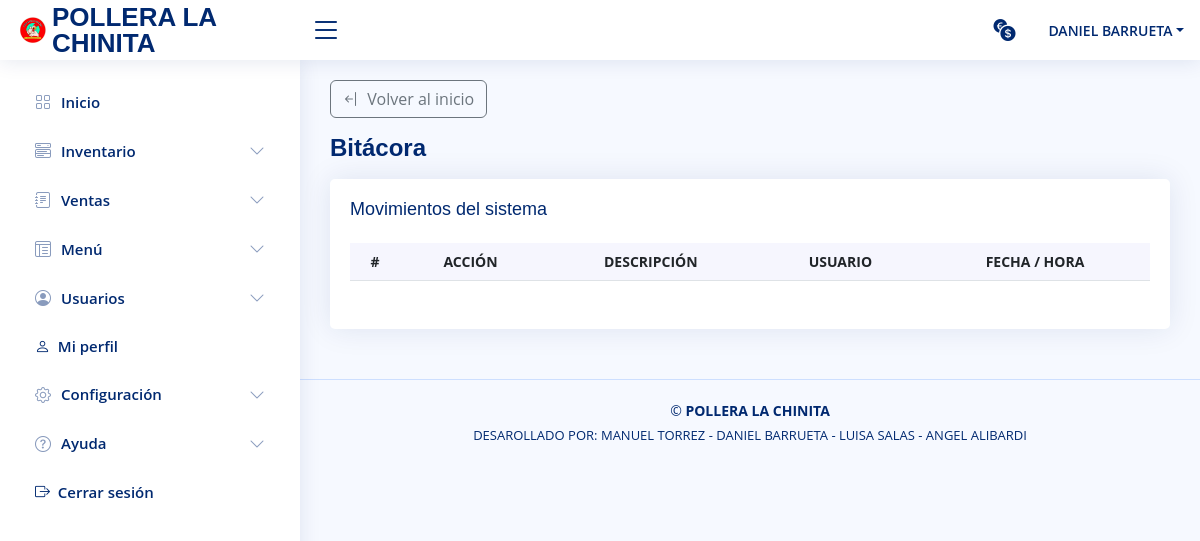
/vista/bitacora.php (signed in), run on an earlier commit of the app's database.
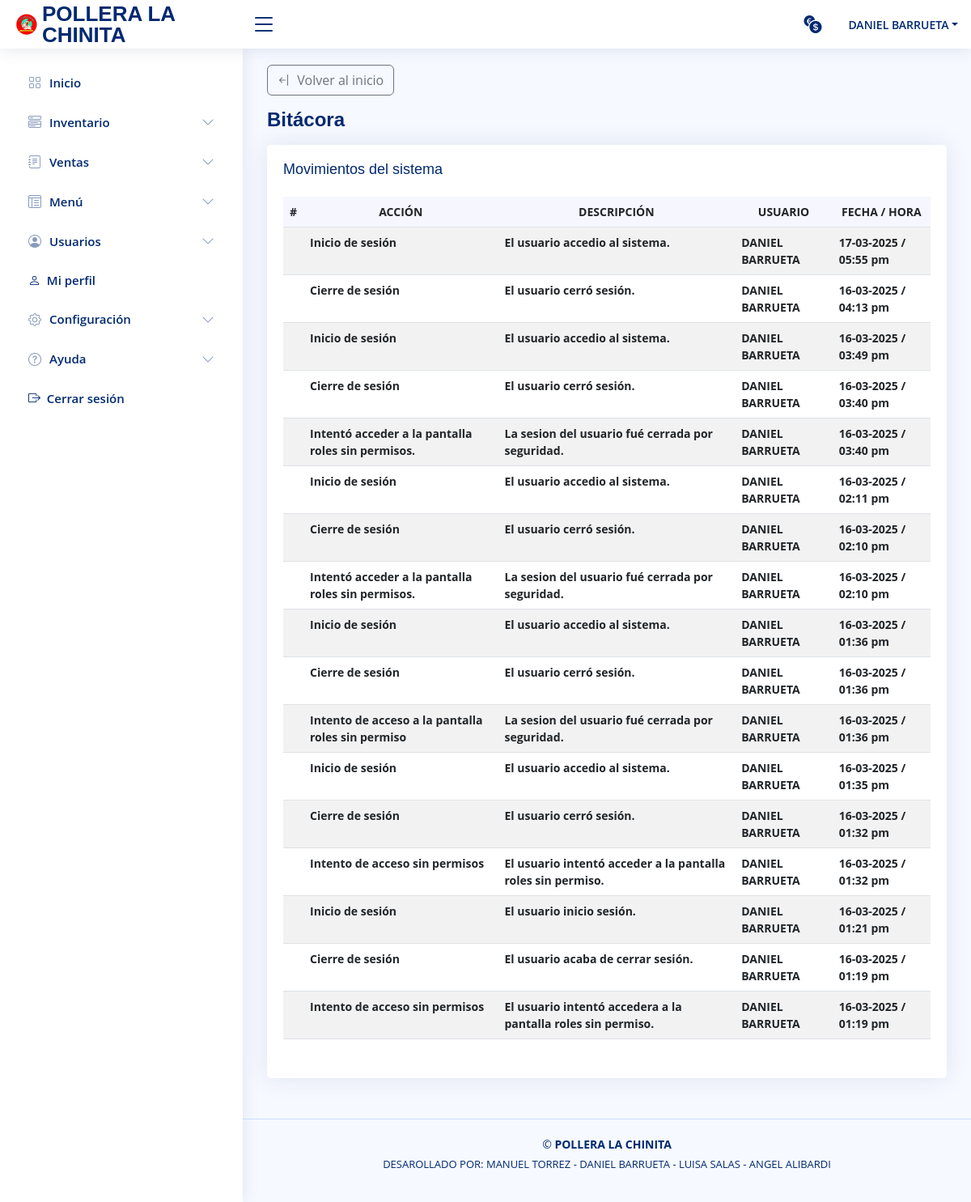
And on a later commit of the database.
### tables this page shows
CREATE TABLE `bitacora` (
  `id` int NOT NULL,
  `fecha_hora` datetime NOT NULL,
  `accion` varchar(100) NOT NULL,
  `mensaje` varchar(200) NOT NULL,
  `id_usuario` int NOT NULL
);

CREATE TABLE `usuario` (
  `id_usuario` int NOT NULL,
  `cedula` varchar(10) NOT NULL,
  `nombre` varchar(50) NOT NULL,
  `apellido` varchar(50) NOT NULL,
  `correo` varchar(70) NOT NULL,
  `contraseña` varchar(20) NOT NULL,
  `telefono` varchar(11) NOT NULL,
  `direccion` varchar(70) NOT NULL,
  `ultima_sesion` date DEFAULT NULL,
  `sesion_activa` tinyint NOT NULL,
  `inhabilitado` tinyint NOT NULL,
  `primer_inicio` tinyint(1) NOT NULL,
  `id_rol` int NOT NULL,
  `estado` int NOT NULL
);

### modelo/modeloPrincipal.php (called while the page is built, shortened)
<?php
class modeloPrincipal {
    public static function Conexion(){
        if(!$con = mysqli_connect(SERVER, USER, PASSWORD)){
            die("Los datos de conexión con la base de datos ingresados son incorrectos, por favor verifique");
        }
        mysqli_set_charset($con, "utf8");
        return $con;
    }
    public static function consultar($query) {
        if (!$consul = mysqli_query(Self::Conexion(),$query)) {
            mysqli_query(Self::Conexion(),"ROLLBACK;");
            die(mysqli_error($query).' Error en la consulta SQL ejecutada ');
        }else{
            mysqli_query(Self::Conexion(),"COMMIT;");
        }
        return $consul;
    }
}

### vista/bitacora.php (the view, shortened to what this page needs)
<?php
include_once("../modelo/modeloPrincipal.php");
if (!isset($_SESSION['logged_in']) || $_SESSION['logged_in'] !== true) {
	header('Location: ../index.php');
	exit();
}else{ ?>
  <!DOCTYPE html>
  <html lang="en">
    <head>
      <?php
        include_once("../include/css_include.php"); ?>
    </head>
    <body>
      <?php
        include_once("../include/header.php");
        include_once("../include/sliderbar.php");
        $consulta = modeloPrincipal::consultar("SELECT B.*, U.nombre, U.apellido FROM bitacora AS B
          INNER JOIN usuario AS U ON B.id_usuario = U.id_usuario ORDER BY id DESC");
        ?>
      <main id="main" class="main">
        <div class="pagetitle">
          <a class="btn btn-outline-secondary bi bi-arrow-bar-left" href="./inicio.php">&nbsp; Volver al inicio</a>
          <h1 class="my-3">Bitácora</h1>
        </div>
        <section class="section dashboard">
          <div class="row">
            <div class="col-12">
              <div class="card top-selling pb-3">
                <div class="card-body pb-0">
                  <h5 class="card-title">Movimientos del sistema</h5>
                  <div class="table table-responsive">
                    <table class="table table-striped datatable" id="example">
                      <thead>
                        <tr>
                          <th class="text-center col" scope="col">#</th>
                          <th class="text-center col" scope="col">ACCIÓN</th>
                          <th class="text-center col" scope="col">DESCRIPCIÓN</th>
                          <th class="text-center col" scope="col">USUARIO</th>
                          <th class="col text-center" scope="col">FECHA / HORA</th>
                        </tr>
                      </thead>
                      <tbody>
                          <?php
                            while($row = mysqli_fetch_assoc($consulta)) { ?>
                              <tr>
                                <th class="col" scope="col"></th>
                                <th class="col" scope="col"><?= $row['accion'] ?></th>
                                <th class="col" scope="col"><?= $row['mensaje'] ?></th>
                                <th class="col" scope="col"><?= $row['nombre'].' '.$row['apellido'] ?></th>
                                <th class="col" scope="col"><?= date('d-m-Y / h:i a', strtotime($row['fecha_hora'])) ?></th>
                              </tr>
                          <?php } ?>
                        </tbody>
                    </table>
                  </div>
                </div>
              </div>
            </div>
          </div>
        </section>
      </main>
      <?php
        include_once("../include/footer.php");
        include_once("../include/scripts_include.php"); ?>
    </body>
  </html>
<?php } ?>

### include/css_include.php (shortened to what this page needs)
<link href="./css/sweet-alert.css" rel="stylesheet">
<link href="./css/bootstrap.min.css" rel="stylesheet">
<link href="./css/main.css" rel="stylesheet">
<link href="./css/material-design-iconic-font.min.css" rel="stylesheet">
<link href="./css/bootstrap-icons.css" rel="stylesheet">
<link rel="stylesheet" href="css/dataTables.bootstrap5.min.css">
<link href="assets/css/style.css" rel="stylesheet">
<link rel="stylesheet" href="./css/select2.min.css">

### include/header.php (shortened to what this page needs)
<header id="header" class="header fixed-top d-flex align-items-center">
  <div class="d-flex align-items-center justify-content-between">
    <a href="./inicio.php" class="logo d-flex align-items-center ">
      <img src="img/logo.png" alt="">
      <span class="d-none d-lg-block">POLLERA LA CHINITA</span>
    </a>
    <i class="bi bi-list toggle-sidebar-btn"></i>
  </div>
  <nav class="header-nav ms-auto">
    <ul class="d-flex align-items-center">
      <li class="nav-item dropdown">
        <a class="nav-link nav-icon" href="" data-bs-toggle="dropdown">
          <i class="bi bi-currency-exchange"></i>
        </a>
      </li>
      <li class="nav-item dropdown pe-3">
        <a class="nav-link nav-profile d-flex align-items-center pe-0" href="" data-bs-toggle="dropdown">
          <span class="d-none d-md-block dropdown-toggle ps-2"><?php echo $_SESSION['nombre'], " ", $_SESSION['apellido']; ?></span>
        </a>
      </li>
    </ul>
  </nav>
</header>

### include/sliderbar.php (shortened to what this page needs)
<aside id="sidebar" class="sidebar">
  <ul class="sidebar-nav" id="sidebar-nav">
    <li class="nav-item">
      <a class="nav-link collapsed" href="inicio.php">
        <i class="bi bi-grid"></i>
        <span>Inicio</span>
      </a>
    </li>
    <li class="nav-item">
      <a class="nav-link collapsed" data-bs-target="#components-nav" data-bs-toggle="collapse" href="#">
        <i class="bi bi-menu-button-wide"></i>
        <span>Inventario</span>
        <i class="bi bi-chevron-down ms-auto"></i>
      </a>
    </li>
    <li class="nav-item">
      <a class="nav-link collapsed" data-bs-target="#forms-nav" data-bs-toggle="collapse" href="#">
        <i class="bi bi-journal-text"></i><span>Ventas</span><i class="bi bi-chevron-down ms-auto"></i>
      </a>
    </li>
    <li class="nav-item">
      <a class="nav-link collapsed" data-bs-target="#tables-nav" data-bs-toggle="collapse" href="#">
        <i class="bi bi-layout-text-window-reverse"></i> <span>Menú</span> <i class="bi bi-chevron-down ms-auto"></i>
      </a>
    </li>
    <?php if ($_SESSION["id_rol"] < "3") {?>
      <li class="nav-item">
        <a class="nav-link collapsed" data-bs-target="#user-list" data-bs-toggle="collapse" href="#">
          <i class="bi bi-person-circle"></i><span>Usuarios</span><i class="bi bi-chevron-down ms-auto"></i>
        </a>
      </li>
    <?php } ?>
    <li class="nav-item">
      <a class="nav-link collapsed bi bi-person" href="./mi_perfil.php">&nbsp; Mi perfil</a>
    </li>
    <?php if ($_SESSION["rol"] < "3") {?>
      <li class="nav-item">
        <a class="nav-link collapsed" data-bs-target="#setting-nav" data-bs-toggle="collapse" href="#">
          <i class="bi bi-gear"></i>
          <span>Configuración</span>
          <i class="bi bi-chevron-down ms-auto"></i>
        </a>
      </li>
    <?php } ?>
    <li class="nav-item">
      <a class="nav-link collapsed" data-bs-target="#ayuda-nav" data-bs-toggle="collapse" href="#">
        <i class="bi bi-question-circle"></i>
        <span>Ayuda</span>
        <i class="bi bi-chevron-down ms-auto"></i>
      </a>
    </li>
    <li class="nav-item">
      <button class="nav-link collapsed bi bi-box-arrow-right btn-exit-system">&nbsp; Cerrar sesión</button>
    </li>
  </ul>
</aside>

### include/footer.php (shortened to what this page needs)
<footer id="footer" class="footer">
  <div class="copyright">
    &copy; <strong><span>POLLERA LA CHINITA</span></strong>
  </div>
  <div class="credits">
    <p>DESAROLLADO POR: MANUEL TORREZ - DANIEL BARRUETA - LUISA SALAS - ANGEL ALIBARDI </p>
  </div>
</footer>

### vista/css/main.css (style rules this page uses)
* { margin: 0; padding: 0; box-sizing: border-box; -moz-box-sizing: border-box; }

### vista/assets/css/style.css (style rules this page uses)
:root { scroll-behavior: smooth; }
body { font-family: "Open Sans", sans-serif; background: #f6f9ff; color: #444444; }
a { color: #4154f1; text-decoration: none; }
h1, h2, h3, h4, h5, h6 { font-family: "Nunito", sans-serif; }
#main { margin-top: 60px; padding: 20px 30px; transition: all 0.3s; }
.pagetitle { margin-bottom: 10px; }
.pagetitle h1 { font-size: 24px; margin-bottom: 0; font-weight: 600; color: #012970; }
.card { margin-bottom: 30px; border: none; border-radius: 5px; box-shadow: 0px 0 30px rgba(1, 41, 112, 0.1); }
.card-title { padding: 20px 0 15px 0; font-size: 18px; font-weight: 500; color: #012970; font-family: "Poppins", sans-serif; }
.card-body { padding: 0 20px 20px 20px; }
.logo { line-height: 1; }
@media (min-width: 1200px) { .logo { width: 280px; } }
.logo img { max-height: 26px; margin-right: 6px; }
.logo span { font-size: 26px; font-weight: 700; color: #012970; font-family: "Nunito", sans-serif; }
.header { transition: all 0.5s; z-index: 997; height: 60px; box-shadow: 0px 2px 20px rgba(1, 41, 112, 0.1); background-color: #fff; padding-left: 20px; }
.header .toggle-sidebar-btn { font-size: 32px; padding-left: 10px; cursor: pointer; color: #012970; }
.header-nav ul { list-style: none; }
.header-nav>ul { margin: 0; padding: 0; }
.header-nav .nav-icon { font-size: 22px; color: #012970; margin-right: 25px; position: relative; }
.header-nav .nav-profile { color: #012970; }
.header-nav .nav-profile span { font-size: 14px; font-weight: 600; }
.sidebar { position: fixed; top: 60px; left: 0; bottom: 0; width: 300px; z-index: 996; transition: all 0.3s; padding: 20px; overflow-y: auto; scrollbar-width: thin; scrollbar-color: #aab7cf transparent; box-shadow: 0px 0px 20px rgba(1, 41, 112, 0.1); background-color: #fff; }
@media (min-width: 1200px) { #main, #footer { margin-left: 300px; } }
.sidebar-nav { padding: 0; margin: 0; list-style: none; }
.sidebar-nav li { padding: 0; margin: 0; list-style: none; }
.sidebar-nav .nav-item { margin-bottom: 5px; }
.sidebar-nav .nav-link { display: flex; align-items: center; font-size: 15px; font-weight: 600; color: #4154f1; transition: 0.3; background: #f6f9ff; padding: 10px 15px; border-radius: 4px; }
.sidebar-nav .nav-link i { font-size: 16px; margin-right: 10px; color: #4154f1; }
.sidebar-nav .nav-link.collapsed { color: #012970; background: #fff; }
.sidebar-nav .nav-link.collapsed i { color: #899bbd; }
.sidebar-nav .nav-link .bi-chevron-down { margin-right: 0; transition: transform 0.2s ease-in-out; }
.dashboard .top-selling { font-size: 14px; }
.dashboard .top-selling .table thead { background: #f6f6fe; }
.dashboard .top-selling .table thead th { border: 0; }
.footer { padding: 20px 0; font-size: 14px; transition: all 0.3s; border-top: 1px solid #cddfff; }
.footer .copyright { text-align: center; color: #012970; }
.footer .credits { padding-top: 5px; text-align: center; font-size: 13px; color: #012970; }

What changed in the data, as far as the page shows it:
added bitacora: accion "Inicio de sesión", mensaje "El usuario accedio al sistema.", id_usuario.nombre "DANIEL", id_usuario.apellido "BARRUETA", fecha_hora "17-03-2025 / 05:55 pm"
added bitacora: accion "Cierre de sesión", mensaje "El usuario cerró sesión.", id_usuario.nombre "DANIEL", id_usuario.apellido "BARRUETA", fecha_hora "16-03-2025 / 04:13 pm"
added bitacora: accion "Inicio de sesión", mensaje "El usuario accedio al sistema.", id_usuario.nombre "DANIEL", id_usuario.apellido "BARRUETA", fecha_hora "16-03-2025 / 03:49 pm"
added bitacora: accion "Cierre de sesión", mensaje "El usuario cerró sesión.", id_usuario.nombre "DANIEL", id_usuario.apellido "BARRUETA", fecha_hora "16-03-2025 / 03:40 pm"
added bitacora: accion "Intentó acceder a la pantalla roles sin permisos.", mensaje "La sesion del usuario fué cerrada por seguridad.", id_usuario.nombre "DANIEL", id_usuario.apellido "BARRUETA", fecha_hora "16-03-2025 / 03:40 pm"
added bitacora: accion "Inicio de sesión", mensaje "El usuario accedio al sistema.", id_usuario.nombre "DANIEL", id_usuario.apellido "BARRUETA", fecha_hora "16-03-2025 / 02:11 pm"
added bitacora: accion "Cierre de sesión", mensaje "El usuario cerró sesión.", id_usuario.nombre "DANIEL", id_usuario.apellido "BARRUETA", fecha_hora "16-03-2025 / 02:10 pm"
added bitacora: accion "Intentó acceder a la pantalla roles sin permisos.", mensaje "La sesion del usuario fué cerrada por seguridad.", id_usuario.nombre "DANIEL", id_usuario.apellido "BARRUETA", fecha_hora "16-03-2025 / 02:10 pm"
added bitacora: accion "Inicio de sesión", mensaje "El usuario accedio al sistema.", id_usuario.nombre "DANIEL", id_usuario.apellido "BARRUETA", fecha_hora "16-03-2025 / 01:36 pm"
added bitacora: accion "Cierre de sesión", mensaje "El usuario cerró sesión.", id_usuario.nombre "DANIEL", id_usuario.apellido "BARRUETA", fecha_hora "16-03-2025 / 01:36 pm"
added bitacora: accion "Intento de acceso a la pantalla roles sin permiso", mensaje "La sesion del usuario fué cerrada por seguridad.", id_usuario.nombre "DANIEL", id_usuario.apellido "BARRUETA", fecha_hora "16-03-2025 / 01:36 pm"
added bitacora: accion "Inicio de sesión", mensaje "El usuario accedio al sistema.", id_usuario.nombre "DANIEL", id_usuario.apellido "BARRUETA", fecha_hora "16-03-2025 / 01:35 pm"
added bitacora: accion "Cierre de sesión", mensaje "El usuario cerró sesión.", id_usuario.nombre "DANIEL", id_usuario.apellido "BARRUETA", fecha_hora "16-03-2025 / 01:32 pm"
added bitacora: accion "Intento de acceso sin permisos", mensaje "El usuario intentó acceder a la pantalla roles sin permiso.", id_usuario.nombre "DANIEL", id_usuario.apellido "BARRUETA", fecha_hora "16-03-2025 / 01:32 pm"
added bitacora: accion "Inicio de sesión", mensaje "El usuario inicio sesión.", id_usuario.nombre "DANIEL", id_usuario.apellido "BARRUETA", fecha_hora "16-03-2025 / 01:21 pm"
added bitacora: accion "Cierre de sesión", mensaje "El usuario acaba de cerrar sesión.", id_usuario.nombre "DANIEL", id_usuario.apellido "BARRUETA", fecha_hora "16-03-2025 / 01:19 pm"
added bitacora: accion "Intento de acceso sin permisos", mensaje "El usuario intentó accedera a la pantalla roles sin permiso.", id_usuario.nombre "DANIEL", id_usuario.apellido "BARRUETA", fecha_hora "16-03-2025 / 01:19 pm"
